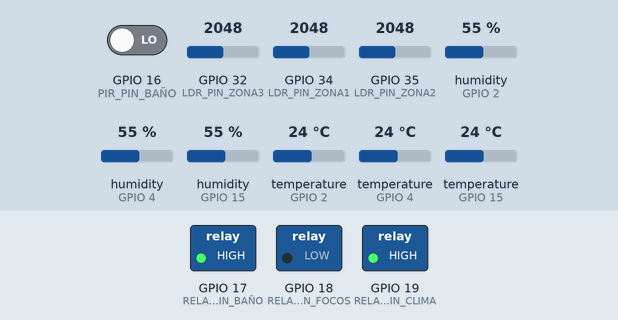
This sketch was run on a simulated ESP32. On the bench: switched loads named in the sketch (green lamp = pin HIGH). The test bench sets the inputs (shaded band); at power-on: temperature (sensors on GPIO 15, GPIO 2, GPIO 4) 24 °C, GPIO 35 (LDR_PIN_ZONA2) = 2048, GPIO 16 (PIR_PIN_BAÑO) LOW, GPIO 32 (LDR_PIN_ZONA3) = 2048, GPIO 34 (LDR_PIN_ZONA1) = 2048, humidity (sensors on GPIO 2, GPIO 4, GPIO 15) 55 %. WiFi joins after 1.5 s; servers stay silent unless stated; the local clock reads 2024-03-15 10:24:30 at power-on unless the sketch sets it; what the sketch prints to the serial monitor is not drawn.

Above: at 3.0 s.
3.1 s: temperature (sensor on GPIO 15) set to 27 °C
6.8 s: temperature (sensor on GPIO 15) set to 30 °C
At 9.2 s:
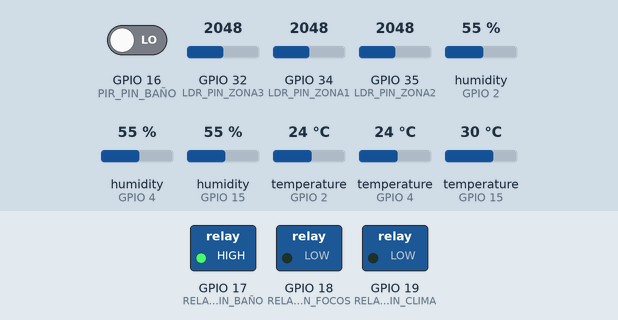
9.9 s: GPIO 35 (LDR_PIN_ZONA2) set to 1939
At 10.4 s:
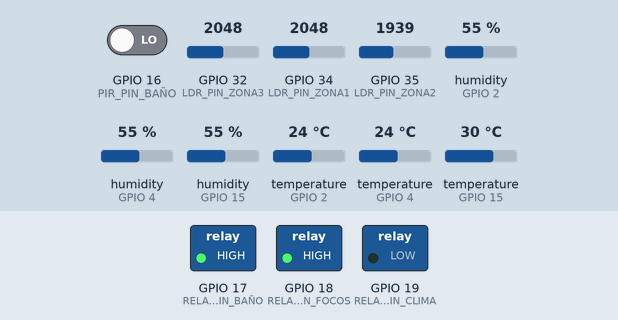
11.4 s: GPIO 16 (PIR_PIN_BAÑO) driven HIGH
At 12.8 s:
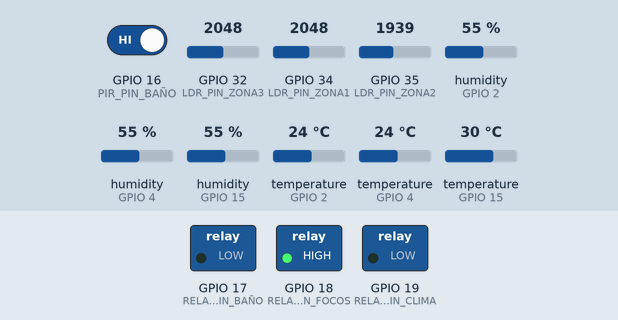
13.8 s: temperature (sensor on GPIO 15) set to 12 °C
At 15.4 s:
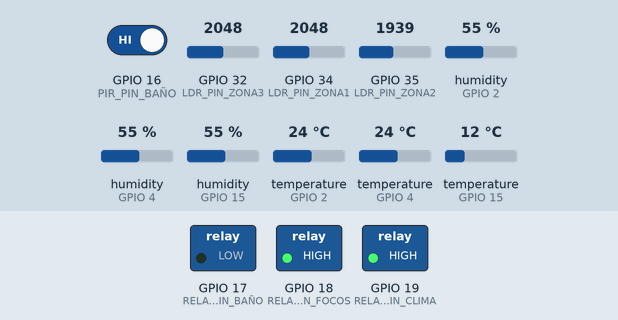
16.5 s: GPIO 16 (PIR_PIN_BAÑO) driven LOW
At 17.8 s:
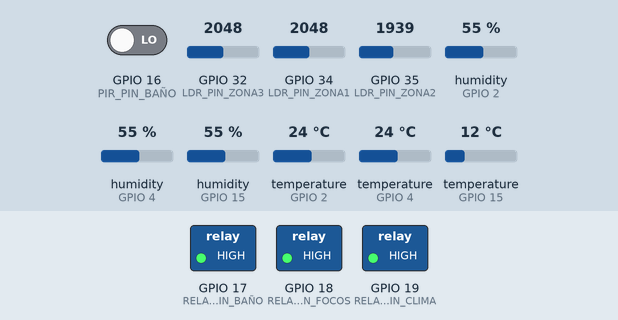
Timing chart, 0 to 19.0 s (numbered marks = the images above; inputs shaded):
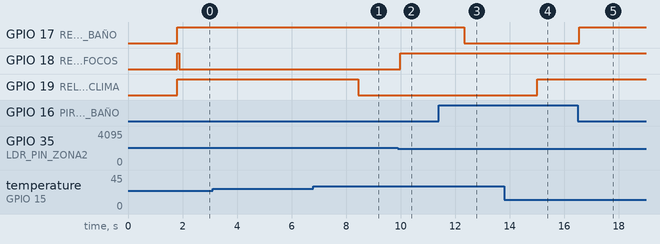

The sketch:

GYM.ino
```cpp
#include <Arduino.h>
#include <WiFi.h> // Necesario para WiFiManager
#include <Firebase_ESP_Client.h> // Asegúrate de que esta sea la librería unificada

// Incluye tus otros archivos de cabecera
#include "wifi_setup.h"
#include "firebase_handler.h"
#include "web_server.h"
#include "sensors_handler.h" // ¡Ahora incluimos el manejador de sensores!

// Variables para control de tiempo (opcional, para enviar datos cada cierto tiempo)
unsigned long lastSendTime = 0;
const long sendInterval = 5000; // Enviar datos cada 5 segundos

void setup() {
  Serial.begin(115200);
  delay(100);

  // Inicializar WiFi y mDNS
  iniciarWiFi_y_mDNS();

  // Esperar a que WiFi se conecte antes de sincronizar la hora y Firebase
  while (WiFi.status() != WL_CONNECTED) {
    Serial.print(".");
    delay(500);
  }
  Serial.println("\n✅ Conexión WiFi establecida.");

  // Sincronizar hora con NTP (muy importante para Firebase)
  configTime(0, 0, "pool.ntp.org", "time.nist.gov");
  Serial.println("Sincronizando hora con NTP...");
  time_t now = time(nullptr);
  while (now < 8 * 3600 * 2) { // Esperar a que la hora se sincronice (ajusta si necesitas más tiempo)
    delay(500);
    Serial.print(".");
    now = time(nullptr);
  }
  Serial.println("\n✅ Hora NTP sincronizada correctamente.");


  // Inicializar Firebase
  iniciarFirebase();

  enviarDatosFirebase();

  // Inicializar Servidor Web
  iniciarServidorWeb();

  // Inicializar Sensores y Relés
  inicializarSensores();
}

void loop() {
  // Manejar el servidor web (para acceder a http://gimnasio.local)
  manejarWeb();

  // Leer sensores y controlar actuadores en cada ciclo de loop
  leerSensores();
  controlarActuadores();

  // Enviar datos a Firebase periódicamente o cuando haya cambios significativos
  // Aquí los enviamos cada 5 segundos, puedes ajustar la lógica para "solo si hay cambios"
  if (millis() - lastSendTime > sendInterval) {
    enviarDatosSensoresFirebase();
    lastSendTime = millis();
  }

  // Pequeña pausa para evitar lecturas de sensor demasiado rápidas o spam de Firebase
  delay(500);
}
```

firebase_handler.h
```cpp
#ifndef FIREBASE_HANDLER_H
#define FIREBASE_HANDLER_H

#include <Firebase_ESP_Client.h>

#define API_KEY "AIzaSyA4Tch4HHiDPkvBoyOq-xArXoEnZek4Bm0"
#define DATABASE_URL "https://gimnasio-setup-default-rtdb.firebaseio.com/"
// Mantén esta línea tal cual, con el placeholder, si así te funciona.
#define FIREBASE_AUTH_SECRET "TU_LEGACY_API_SECRET_AQUI"

FirebaseData fbdo;
FirebaseAuth auth;
FirebaseConfig config;

void firebaseTokenStatusCallback(TokenInfo info);

void iniciarFirebase() {
  Serial.println("DEBUG: >> Entrando a iniciarFirebase()");

  config.api_key = API_KEY;
  config.database_url = DATABASE_URL;

  // Mantén este bloque así si te funciona, incluso con el placeholder.
  auth.user.email = "";
  auth.user.password = "";
  config.signer.tokens.legacy_token = FIREBASE_AUTH_SECRET;

  config.token_status_callback = firebaseTokenStatusCallback;

  Serial.print("DEBUG: API_KEY definida: ");
  Serial.println(API_KEY);
  Serial.print("DEBUG: DATABASE_URL definida: ");
  Serial.println(DATABASE_URL);

  Serial.print("DEBUG: config.api_key ANTES de begin: ");
  Serial.println(config.api_key.c_str());
  Serial.print("DEBUG: config.database_url ANTES de begin: ");
  Serial.println(config.database_url.c_str());

  Serial.println("DEBUG: Llamando a Firebase.begin()...");

  Firebase.begin(&config, &auth);

  if (Firebase.ready()) {
    Serial.println("✅ Firebase inicializado correctamente.");
  } else {
    Serial.println("❌ Firebase no se inicializó correctamente.");
    Serial.print("❌ Razón del error (pos-inicio): ");
    Serial.println(fbdo.errorReason());
  }

  Serial.println("DEBUG: << Saliendo de iniciarFirebase()");
}

void firebaseTokenStatusCallback(TokenInfo info) {
  // Puedes descomentar la siguiente línea para depurar el estado del token
  // Serial.printf("Token info: type = %s, status = %s\n", Firebase.TokenType2String(info.type), Firebase.TokenStatus2String(info.status));
}

void enviarDatosFirebase() {
  time_t now = time(nullptr);
  struct tm timeinfo;
  char buffer[80];
  // Formato: Año-Mes-Día Hora:Minuto:Segundo
  strftime(buffer, sizeof(buffer), "%Y-%m-%d %H:%M:%S", localtime(&now));
  String mensaje = String("Conexión realizada el: ") + buffer;

  if (Firebase.RTDB.setString(&fbdo, "/Conexion/mensaje", mensaje)) { // Escribe en /Conexion/mensaje
    Serial.println("✅ Mensaje de conexión enviado a Firebase.");
  } else {
    Serial.print("❌ Error Firebase al enviar mensaje de conexión: ");
    Serial.println(fbdo.errorReason());
  }
}
#endif
```

sensors_handler.h
```cpp
#ifndef SENSORS_HANDLER_H
#define SENSORS_HANDLER_H

#include <DHT.h> // Librería para el sensor DHT11
#include "firebase_handler.h" // Incluye tu archivo Firebase
#include "web_server.h" // Incluye tu archivo de servidor web si lo necesitas aquí
// Puedes agregar otras librerías necesarias

// --- Definiciones de Pines (basado en Sensores.docx) ---

// DHT11
#define DHT11_PIN_ZONA1 GPIO_NUM_15 // DHT11 Zona 1 -> GPIO 15
#define DHT11_PIN_ZONA2 GPIO_NUM_2  // DHT11 Zona 2 -> GPIO 2
#define DHT11_PIN_ZONA3 GPIO_NUM_4  // DHT11 Zona 3 -> GPIO 4
#define DHTTYPE DHT11 // Tipo de sensor, puedes cambiar a DHT22 si lo usas

// LDR
#define LDR_PIN_ZONA1 GPIO_NUM_34 // LDR Zona 1 -> GPIO 34 (ADC1_CH6)
#define LDR_PIN_ZONA2 GPIO_NUM_35 // LDR Zona 2 -> GPIO 35 (ADC1_CH7)
#define LDR_PIN_ZONA3 GPIO_NUM_32 // LDR Zona 3 -> GPIO 32 (ADC1_CH4)

// PIR
#define PIR_PIN_BAÑO GPIO_NUM_16 // PIR Baño -> GPIO 16

// Relés (Actuadores)
#define RELAY_PIN_BAÑO GPIO_NUM_17  // Relay-Baño -> GPIO 17
#define RELAY_PIN_CLIMA GPIO_NUM_19 // Relay-Clima -> GPIO 19
#define RELAY_PIN_FOCOS GPIO_NUM_18 // Relay-Focos -> GPIO 18

// --- Instancias de Sensores ---
DHT dht1(DHT11_PIN_ZONA1, DHTTYPE);
DHT dht2(DHT11_PIN_ZONA2, DHTTYPE);
DHT dht3(DHT11_PIN_ZONA3, DHTTYPE);

// --- Variables para almacenar los valores de los sensores ---
// Temperatura y Humedad
float temp1 = 0, hum1 = 0;
float temp2 = 0, hum2 = 0;
float temp3 = 0, hum3 = 0;

// Luz (LDR)
int luz1 = 0;
int luz2 = 0;
int luz3 = 0;

// Movimiento (PIR)
int movimiento_baño = LOW; // LOW si no hay movimiento, HIGH si hay

// --- Variables para estado de Relés ---
bool relay_bano_estado = false;  // false = apagado, true = encendido
bool relay_clima_estado = false;
bool relay_focos_estado = false;

// --- Prototipos de funciones ---
void inicializarSensores();
void leerSensores();
void enviarDatosSensoresFirebase();
void controlarActuadores();

// --- Implementación de funciones ---

void inicializarSensores() {
  dht1.begin();
  dht2.begin();
  dht3.begin();

  pinMode(PIR_PIN_BAÑO, INPUT); // PIR como entrada

  // Relés como salida. Se inicializan en estado "apagado" (HIGH si activan con LOW)
  pinMode(RELAY_PIN_BAÑO, OUTPUT);
  digitalWrite(RELAY_PIN_BAÑO, HIGH); // Apagado inicial
  pinMode(RELAY_PIN_CLIMA, OUTPUT);
  digitalWrite(RELAY_PIN_CLIMA, HIGH); // Apagado inicial
  pinMode(RELAY_PIN_FOCOS, OUTPUT);
  digitalWrite(RELAY_PIN_FOCOS, HIGH); // Apagado inicial

  Serial.println("✅ Sensores y actuadores inicializados.");
}

void leerSensores() {
  // Lectura DHT11
  hum1 = dht1.readHumidity();
  temp1 = dht1.readTemperature();
  if (isnan(hum1) || isnan(temp1)) {
    Serial.println("❌ Error leyendo DHT11 Zona 1!");
  } else {
    Serial.printf("Zona 1: Temp: %.1fC, Hum: %.1f%%\n", temp1, hum1);
  }

  hum2 = dht2.readHumidity();
  temp2 = dht2.readTemperature();
  if (isnan(hum2) || isnan(temp2)) {
    Serial.println("❌ Error leyendo DHT11 Zona 2!");
  } else {
    Serial.printf("Zona 2: Temp: %.1fC, Hum: %.1f%%\n", temp2, hum2);
  }

  hum3 = dht3.readHumidity();
  temp3 = dht3.readTemperature();
  if (isnan(hum3) || isnan(temp3)) {
    Serial.println("❌ Error leyendo DHT11 Zona 3!");
  } else {
    Serial.printf("Zona 3: Temp: %.1fC, Hum: %.1f%%\n", temp3, hum3);
  }

  // Lectura LDR (valores analógicos de 0 a 4095 en ESP32)
  luz1 = analogRead(LDR_PIN_ZONA1);
  luz2 = analogRead(LDR_PIN_ZONA2);
  luz3 = analogRead(LDR_PIN_ZONA3);
  Serial.printf("Zona 1: Luz: %d\n", luz1);
  Serial.printf("Zona 2: Luz: %d\n", luz2);
  Serial.printf("Zona 3: Luz: %d\n", luz3);

  // Lectura PIR
  movimiento_baño = digitalRead(PIR_PIN_BAÑO);
  Serial.printf("Baño: Movimiento: %s\n", (movimiento_baño == HIGH ? "Detectado" : "No detectado"));
}

void enviarDatosSensoresFirebase() {
  if (!Firebase.ready()) {
    Serial.println("❌ Firebase no está listo para enviar datos.");
    return;
  }

  // Objeto JSON para la Zona 1
  FirebaseJson jsonZona1;
  jsonZona1.set("temperatura", String(temp1, 1)); // Formatear a 1 decimal
  jsonZona1.set("humedad", String(hum1, 1));
  jsonZona1.set("luz", luz1);

  // Objeto JSON para la Zona 2
  FirebaseJson jsonZona2;
  jsonZona2.set("temperatura", String(temp2, 1));
  jsonZona2.set("humedad", String(hum2, 1));
  jsonZona2.set("luz", luz2);

  // Objeto JSON para la Zona 3
  FirebaseJson jsonZona3;
  jsonZona3.set("temperatura", String(temp3, 1));
  jsonZona3.set("humedad", String(hum3, 1));
  jsonZona3.set("luz", luz3);

  // Objeto JSON para el Baño
  FirebaseJson jsonBano;
  jsonBano.set("movimiento", (movimiento_baño == HIGH)); // True/False

  // Objeto JSON para el estado de los relés
  FirebaseJson jsonActuadores;
  jsonActuadores.set("luz_bano", relay_bano_estado);
  jsonActuadores.set("clima", relay_clima_estado);
  jsonActuadores.set("focos_generales", relay_focos_estado);


  // Enviar los datos a Firebase
  // Puedes usar diferentes rutas para organizar los datos
  if (Firebase.RTDB.setJSON(&fbdo, "/gimnasio/zona1", &jsonZona1)) {
    Serial.println("✅ Datos Zona 1 enviados a Firebase.");
  } else {
    Serial.print("❌ Error enviando Zona 1: ");
    Serial.println(fbdo.errorReason());
  }

  if (Firebase.RTDB.setJSON(&fbdo, "/gimnasio/zona2", &jsonZona2)) {
    Serial.println("✅ Datos Zona 2 enviados a Firebase.");
  } else {
    Serial.print("❌ Error enviando Zona 2: ");
    Serial.println(fbdo.errorReason());
  }

  if (Firebase.RTDB.setJSON(&fbdo, "/gimnasio/zona3", &jsonZona3)) {
    Serial.println("✅ Datos Zona 3 enviados a Firebase.");
  } else {
    Serial.print("❌ Error enviando Zona 3: ");
    Serial.println(fbdo.errorReason());
  }

  if (Firebase.RTDB.setJSON(&fbdo, "/gimnasio/bano", &jsonBano)) {
    Serial.println("✅ Datos Baño enviados a Firebase.");
  } else {
    Serial.print("❌ Error enviando Baño: ");
    Serial.println(fbdo.errorReason());
  }

  if (Firebase.RTDB.setJSON(&fbdo, "/gimnasio/actuadores", &jsonActuadores)) {
    Serial.println("✅ Datos actuadores enviados a Firebase.");
  } else {
    Serial.print("❌ Error enviando actuadores: ");
    Serial.println(fbdo.errorReason());
  }
}

// Controla los actuadores basados en la lógica definida
void controlarActuadores() {
  // Zona 1: DHT11 (GPIO 15), LDR (GPIO 34) -> Relay-Clima (GPIO 19)
  // Lógica: Si hay alta temperatura (>28C) o luz excesiva (LDR < 500) -> activar ventilación
  // (Asumo que un valor bajo del LDR significa mucha luz)
  //
  if (temp1 > 28.0 || luz1 < 500) {
    if (!relay_clima_estado) { // Solo si no está encendido
      digitalWrite(RELAY_PIN_CLIMA, LOW); // Activar relé (asumo LOW activa)
      relay_clima_estado = true;
      Serial.println("🌬️ Clima ACTIVADO (Zona 1: Temp alta o Luz excesiva)");
    }
  } else {
    if (relay_clima_estado) { // Solo si está encendido
      digitalWrite(RELAY_PIN_CLIMA, HIGH); // Desactivar relé
      relay_clima_estado = false;
      Serial.println("🍃 Clima DESACTIVADO (Zona 1)");
    }
  }

  // Zona 2: DHT11 (GPIO 2), LDR (GPIO 35) -> Relay-Focos (GPIO 18)
  // Lógica: Si no hay luz (LDR > 2000) -> encender focos automáticamente
  //
  if (luz2 > 2000) { // Valor alto de LDR = oscuridad
    if (!relay_focos_estado) {
      digitalWrite(RELAY_PIN_FOCOS, LOW); // Activar relé
      relay_focos_estado = true;
      Serial.println("💡 Focos ACTIVADOS (Zona 2: Oscuridad)");
    }
  } else {
    if (relay_focos_estado) {
      digitalWrite(RELAY_PIN_FOCOS, HIGH); // Desactivar relé
      relay_focos_estado = false;
      Serial.println("🌑 Focos DESACTIVADOS (Zona 2)");
    }
  }

  // Baño: PIR (GPIO 16) -> Relay-Baño (GPIO 17)
  // Lógica: Si hay movimiento -> encender luz del baño, si no -> apagar
  //
  if (movimiento_baño == HIGH) {
    if (!relay_bano_estado) {
      digitalWrite(RELAY_PIN_BAÑO, LOW); // Activar relé
      relay_bano_estado = true;
      Serial.println("🚽 Luz Baño ACTIVADA (Movimiento)");
    }
  } else {
    if (relay_bano_estado) {
      digitalWrite(RELAY_PIN_BAÑO, HIGH); // Desactivar relé
      relay_bano_estado = false;
      Serial.println("⚫ Luz Baño DESACTIVADA (Sin movimiento)");
    }
  }
}

#endif
```

web_server.h
```cpp
#ifndef WEB_SERVER_H
#define WEB_SERVER_H

#include <WebServer.h>

WebServer server(80);

void iniciarServidorWeb() {
  server.on("/", []() {
    server.send(200, "text/html", R"rawliteral(
      <!DOCTYPE html>
      <html>
      <head><title>Gimnasio IoT</title></head>
      <body style='font-family:sans-serif;text-align:center;'>
        <h2>Sistema IoT Gimnasio</h2>
        <p>Conectado correctamente.</p>
        <p>Si no ves datos en tu app, revisa Firebase o reinicia el dispositivo.</p>
      </body>
      </html>
    )rawliteral");
  });

  server.begin();
  Serial.println("✅ Servidor web iniciado en puerto 80");
}

void manejarWeb() {
  server.handleClient();
}

#endif
```

wifi_setup.h
```cpp
#ifndef WIFI_SETUP_H
#define WIFI_SETUP_H

#include <WiFiManager.h>
#include <ESPmDNS.h>

void iniciarWiFi_y_mDNS() {
  WiFiManager wm;
  wm.setTitle("Sistema IoT Gimnasio");

  bool res = wm.autoConnect("GIMNASIO-SETUP", "admin123");

  if (!res) {
    Serial.println("❌ No se pudo conectar a WiFi");
  } else {
    Serial.println("✅ Conectado a WiFi");
  }

  if (MDNS.begin("gimnasio")) {
    Serial.println("✅ mDNS iniciado: http://gimnasio.local");
  } else {
    Serial.println("❌ Error iniciando mDNS");
  }
}

#endif
```

Measured:
- the behaviour switches between 28 and 29 °C on temperature (sensor on GPIO 15) (found by bisection; images 0 and 1)
- the behaviour switches between 2001 and 2000 on GPIO 35 (LDR_PIN_ZONA2) (found by bisection; images 1 and 2)
- after the input at 3.1 s, every drawn part: stays the same
- after the input at 6.8 s, GPIO 19 (RELAY_PIN_CLIMA): HIGH → LOW after 1.6 s
- after the input at 9.9 s, GPIO 18 (RELAY_PIN_FOCOS): LOW → HIGH after 0.08 s
- after the input at 11.4 s, GPIO 17 (RELAY_PIN_BAÑO): HIGH → LOW after 0.93 s
- after the input at 13.8 s, GPIO 19 (RELAY_PIN_CLIMA): LOW → HIGH after 1.2 s
- after the input at 16.5 s, GPIO 17 (RELAY_PIN_BAÑO): LOW → HIGH after 0.05 s
